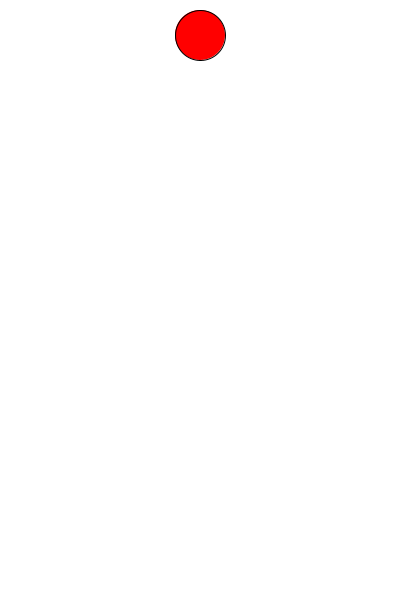
Frame 1 (no input)
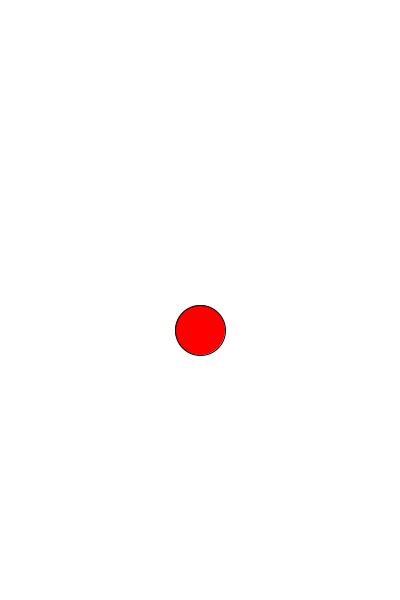
Frame 60 (the mouse pressed at the canvas centre just before this capture)
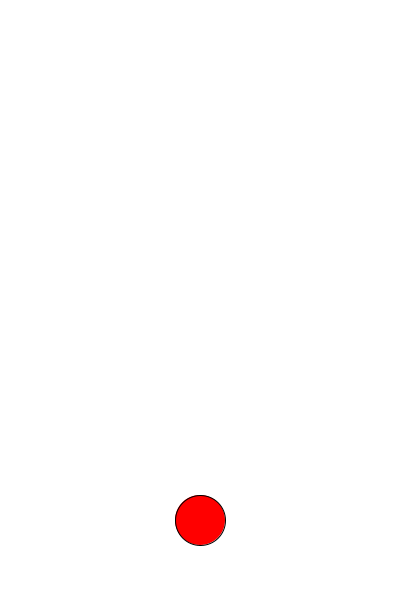
Frame 120 (the mouse held since frame 60 and released just before this capture)

The Processing sketch that drew these frames (run headless with seeded random() and noise(); from frame 60 on, the mouse is pressed at the canvas centre):

// Processing sketch: processing_98792
// ── processing_98792.pde

float ballY;
float radius;
float ballSpeed;

void setup()
{
  size(400, 600);
  background(255, 255, 255);
  smooth();
  frameRate(60);

  radius = 25;
  ballSpeed = 5;
  ballY = 30;
}

void draw()
{ 
  background(255, 255, 255);
  
  fill(255, 0, 0);

  ballY = ballY + ballSpeed; 

  if (ballY >= height-radius)
  {
    ballY = height-radius;
    ballSpeed = ballSpeed * (-1);
  }

  if (ballY <= radius)
  {
    ballY = radius;
    ballSpeed = ballSpeed * (-1);
  }

  ellipse(width/2, ballY, radius*2, radius*2);

  println(ballY);
}
